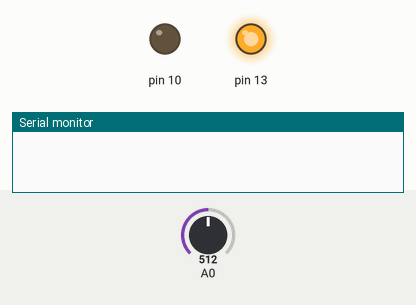
This sketch was run on a simulated Arduino Uno, built with avr-gcc and run on an emulated ATmega328P. Parts: output pins drawn as LEDs (lit = HIGH), the last lines printed to the serial monitor. The inputs (shaded band) are chosen by the test bench; at power-on: A0 = 512.

Above: at 0.01 s.
At 3.11 s:
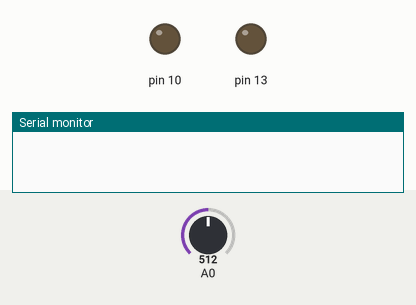
At 6.1 s:
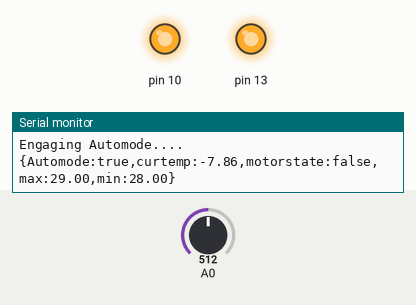
Timing chart, 0 to 7.6 s (numbered marks = the images above):
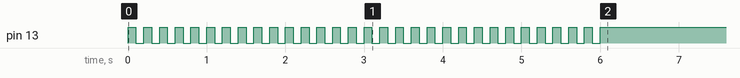

The sketch:

AutoFanRasp.ino
```cpp
#include <math.h>
#include <ArduinoJson.h>


void blinkLed(int blkcount, int delaytime) {
  boolean flagled = false;
  for (int i = 0; i < blkcount; i++) {
    flagled = !flagled;
    digitalWrite(13, flagled);
    delay(delaytime);
  }
}
void setup() {
  // put your setup code here, to run once:
  pinMode(10, OUTPUT);
  pinMode(13, OUTPUT);
  Serial.begin(9600);
  turnOnMotor(true);//turn on the motor for firstime
  blinkLed(60, 100);
  Serial.println("Arduino ready");
  turnOnMotor(false);
}

void loop() {
  recvWithStartEndMarkers();
  showNewData();
}

unsigned long mil = 0;
unsigned long txmili = 0;
boolean raspdata = false;
boolean automode = true;
boolean motormuston = false;
double Max = 29;
double Min = 28;
String sendable = "";
StaticJsonDocument<500> doc;

void(* resetFunc) (void) = 0; //declare reset function @ address 0

void resetme() {
  blinkLed(10, 1000);
  resetFunc();  //call reset
}

void myloop() {
  unsigned long cur = millis();
  double curtemp = temp();
  if (cur - mil > 5000) {
    mil = cur;
    if (!raspdata) {
      automode = true;
      Serial.println("Engaging Automode....");
    }
    raspdata = false;
    if (!automode & !automode) {
      Serial.println("Will engage Automode");
    }
    if (automode) {
      digitalWrite(13, HIGH);
      if (curtemp < Min) {
        motormuston = false;
      }
      if (curtemp > Max) {
        motormuston = true;
      }
    } else {
      digitalWrite(13, LOW);
    }
  }
  turnOnMotor(motormuston);
  ///////////////messageconstructor/////////////////
  //  String sendable = "{Automode:true,curtemp:23.23,motorstate:true,max:12.2,min:21.55}"
  sendable = "{Automode:";
  if (automode) {
    sendable = sendable + "true";
  } else {
    sendable = sendable + "false";
  }
  sendable = sendable + ",curtemp:" + String(curtemp) + ",motorstate:";
  if (motormuston) {
    sendable = sendable + "true";
  } else {
    sendable = sendable + "false";
  }
  sendable = sendable + ",max:" + String(Max);
  sendable = sendable + ",min:" + String(Min);
  sendable = sendable + "}";
  //////Tx/////
  if (cur - txmili > 1000) {
    txmili = cur;
    Serial.println(sendable);
  }

}


void turnOnMotor(boolean value) {
  if (value) {
    digitalWrite(10, LOW);   // turn the LED on (HIGH is the voltage level)
  } else {
    digitalWrite(10, HIGH);   // turn the LED on (HIGH is the voltage level)
  }
}

double temp() {
  double Temp;
  Temp = log(7300.0 * ((3968.0 / analogRead(A0) - 1)));
  Temp = 1 / (0.001129148 + (0.000234125 + (0.0000000876741 * Temp * Temp )) * Temp );
  Temp = Temp - 273.15;            // Convert Kelvin to Celcius
  //Temp = (Temp * 9.0) / 5.0 + 32; // Convert Celcius to Fahrenheit
  return Temp;
}

///////////////////////////////////////////////////////////////////////
const byte numChars = 500;
char receivedChars[numChars];
boolean newData = false;
void recvWithStartEndMarkers() {
  static boolean recvInProgress = false;
  static byte ndx = 0;
  char startMarker = '<';
  char endMarker = '>';
  char rc;

  boolean looping = false;
  myloop();
  // if (Serial.available() > 0) {
  while (Serial.available() > 0 && newData == false) {
    rc = Serial.read();
    if (!looping) {
      looping = true;
    } else {
      myloop();
    }
    if (recvInProgress == true) {
      if (rc != endMarker) {
        receivedChars[ndx] = rc;
        ndx++;
        if (ndx >= numChars) {
          ndx = numChars - 1;
        }
      }
      else {
        receivedChars[ndx] = '\0'; // terminate the string
        recvInProgress = false;
        ndx = 0;
        newData = true;
      }
    }

    else if (rc == startMarker) {
      recvInProgress = true;
    }
  }
}

int deserializeerrorcounter = 0;
//void(* resetFunc) (void) = 0; //declare reset function @ address 0
void showNewData() {
  if (newData == true) {
    newData = false;
    Serial.print("This just in ... ");
    Serial.println(receivedChars);
    DeserializationError error = deserializeJson(doc, receivedChars);
    if (error) {
      Serial.print(F("deserializeJson() failed: "));
      Serial.println(error.c_str());
      deserializeerrorcounter++;
      if (deserializeerrorcounter > 5) {
        newData = false; //just in case
      }
      if (deserializeerrorcounter > 10) {
        resetme();
      }
      return;
    }
    deserializeerrorcounter = 0;
    if (doc.containsKey("motorstate")) {
      motormuston = doc["motorstate"];
    }
    if (doc.containsKey("max")) {
      Max = doc["max"];
    }
    if (doc.containsKey("min")) {
      Min = doc["min"];
    }
    //    if (pum) {
    //      Serial.println("pup to be On");
    //    } else {
    //      Serial.println("pup to be Off");
    //    }
    raspdata = true;
    automode = false;
  }
}

/**
    Sample seria data tio control via serial
    <{"motorstate":true}>
    <{"motorstate":false}>
    <{"motorstate":false,"max":"27","min":"22"}>
    <{"motorstate":false}>


   /
*/
```

Measured:
- by itself, pin 13: alternates HIGH for 0.10 s and LOW for 0.10 s, 60 changes in all, then stays HIGH
